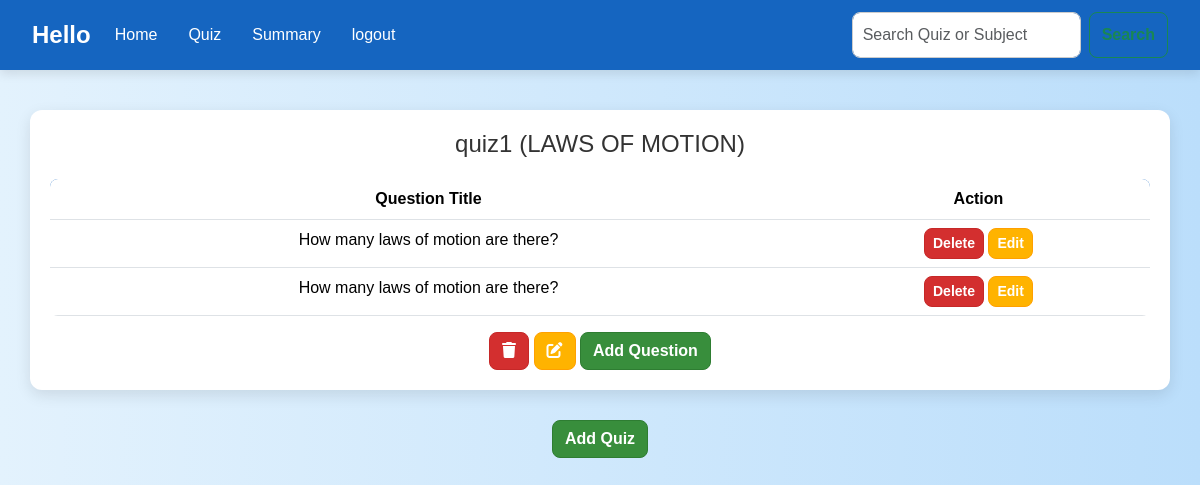
Page /quizmanagement (signed in) on the earlier database version.
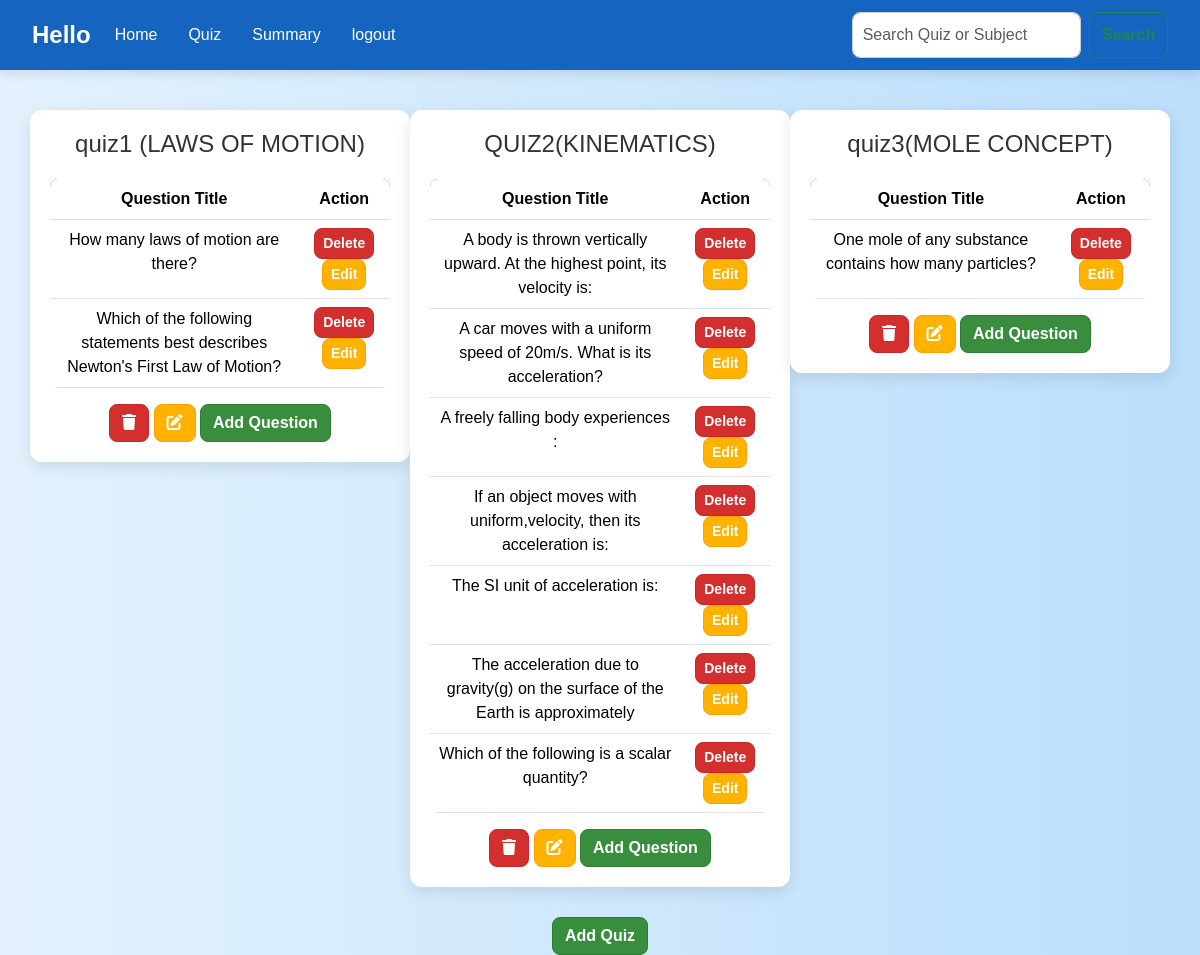
Same page on the later database version.
### app.py (models this page shows)
class Quiz(db.Model):
    id = db.Column(db.Integer, primary_key=True)
    name = db.Column(db.String(100), nullable=False)
    chapter_id = db.Column(db.Integer, db.ForeignKey('chapter.id'), nullable=False)
    duration = db.Column(db.String(10), nullable=False)
    chapter = db.relationship('Chapter', back_populates='quizzes')
    questions = db.relationship('Question', back_populates='quiz', lazy=True)

class Question(db.Model):
    id = db.Column(db.Integer, primary_key=True)
    quiz_id = db.Column(db.Integer, db.ForeignKey('quiz.id'), nullable=False)
    question_text = db.Column(db.Text, nullable=False)
    option1 = db.Column(db.String(200), nullable=False)
    option2 = db.Column(db.String(200), nullable=False)
    option3 = db.Column(db.String(200), nullable=False)
    option4 = db.Column(db.String(200), nullable=False)
    correct_option = db.Column(db.Integer, nullable=False)
    chapter_id = db.Column(db.Integer, db.ForeignKey('chapter.id'), nullable=False)
    quiz = db.relationship('Quiz', back_populates='questions')

### app.py (the view)
@app.route('/quizmanagement')
def quizmanagement():
    if 'admin' not in session:
        return redirect(url_for('adminlogin'))
    subjects = Subject.query.all()
    chapters = Chapter.query.all()
    quizzes = Quiz.query.options(db.joinedload(Quiz.questions)).all()
    questions = Question.query.all()
    return render_template('quizmanagement.html',
                           all_subjects=subjects,
                           all_chapters=chapters,
                           all_quizzes=quizzes,
                           questions=questions)

### templates/quizmanagement.html (shortened to what this page needs)
<!DOCTYPE html>
<html lang="en">
<head>
    <link rel="stylesheet" href="https://cdn.jsdelivr.net/npm/bootstrap@5.3.3/dist/css/bootstrap.min.css">
    <link rel="stylesheet" href="https://cdnjs.cloudflare.com/ajax/libs/font-awesome/6.0.0-beta3/css/all.min.css">
    <link rel="stylesheet" href="/static/style.css">
</head>
<body>
    <header>
        <nav class="navbar navbar-expand-lg bg-light">
            <div class="container-fluid">
                <a class="navbar-brand" href="/admindashboard">Hello {{ name }}</a>
                <div class="collapse navbar-collapse" id="navbarSupportedContent">
                    <ul class="navbar-nav me-auto mb-2 mb-lg-0">
                        <li class="nav-item"><a class="nav-link" href="{{ url_for('admin_dashboard') }}">Home</a></li>
                        <li class="nav-item">
                           <a class="nav-link" href="{{ url_for('quizmanagement') }}">Quiz</a>
                        </li>
                        <li class="nav-item"><a class="nav-link" href="{{url_for('admin_summary')}}">Summary</a></li>
                        <li class="nav-item"><a class="nav-link" href="{{ url_for('index') }}">logout</a></li>
                    </ul>
                    <form class="d-flex" method="get" action="{{ url_for('search') }}">
                        <input class="form-control me-2" type="text" name="query" placeholder="Search Quiz or Subject" aria-label="Search">
                        <button class="btn btn-outline-success" type="submit">Search</button>
                    </form>
            </div>
        </nav>
    </header>
    <main>
        <div class="container text-center">
            <div class="row align-items-start">
                {% for quiz in all_quizzes %}
                <div class="col">
                    <h4>{{ quiz.name }}</h4>
                    <table class="table">
                        <thead>
                            <tr>
                                <th scope="col">Question Title</th>
                                <th scope="col">Action</th>
                            </tr>
                        </thead>
                        <tbody>
                            {% for question in quiz.questions %}
                            <tr>
                                <td>{{ question.question_text }}</td>
                                <td>
                                    <form action="{{ url_for('delete_question', question_id=question.id) }}" method="post" style="display: inline;">
                                        <button type="submit" class="btn btn-danger btn-sm"
                                            onclick="return confirm('Are you sure you want to delete this question?');">
                                            Delete
                                        </button>
                                    </form>
                                    <button type="button" class="btn btn-warning btn-sm" data-bs-toggle="modal"
                                        data-bs-target="#editQuestionModal{{ question.id }}">
                                        Edit
                                    </button>
                                </td>
                            </tr>
                            {% endfor %}
                        </tbody>
                    </table>
                    <form action="{{ url_for('delete_quiz', quiz_id=quiz.id) }}" method="POST" style="display:inline;">
                        <button type="submit" class="btn btn-danger" onclick="return confirm('Are you sure you want to delete this quiz?')">
                            <i class="fa-solid fa-trash"></i>
                        </button>
                    </form>
                    <button type="button" class="btn btn-warning" data-bs-toggle="modal"
                        data-bs-target="#editQuizModal{{ quiz.id }}">
                        <i class="fa-solid fa-pen-to-square"></i>
                    </button>
                    <button type="button" class="btn btn-success add-question-btn" data-bs-toggle="modal"
                        data-bs-target="#addQuestionModal{{ quiz.id }}">Add Question</button>
                </div>
                {% endfor %}
            </div>
            <button type="button" class="btn btn-success add-quiz-btn" data-bs-toggle="modal" data-bs-target="#addQuizModal">Add Quiz</button>
        </div>
    </main>
</body>
</html>

### static/style.css (style rules this page uses)
body { background: linear-gradient(to right, #e3f2fd, #bbdefb); font-family: 'Poppins', sans-serif; color: #333; }
.navbar { background-color: #1565c0 !important; padding: 12px 20px; box-shadow: 0px 4px 10px rgba(0, 0, 0, 0.1); }
.navbar-brand { font-size: 1.5rem; font-weight: bold; color: #fff !important; }
.navbar-nav .nav-link { color: #fff !important; font-size: 1rem; margin-right: 15px; transition: all 0.3s ease-in-out; }
.container { margin-top: 40px; }
.col { background: white; border-radius: 12px; box-shadow: 0px 5px 15px rgba(0, 0, 0, 0.1); padding: 20px; margin-bottom: 30px; transition: transform 0.3s ease-in-out; }
.table { margin-top: 20px; border-radius: 8px; overflow: hidden; }
.table thead { background: #1565c0; color: white; font-size: 1rem; }
.table tbody tr { transition: background 0.3s; }
.btn { border-radius: 8px; transition: all 0.3s ease-in-out; font-weight: bold; }
.btn-warning { background-color: #ffb300; border-color: #ffa000; color: white; }
.btn-danger { background-color: #d32f2f; border-color: #c62828; color: white; }
.btn-success { background-color: #388e3c; border-color: #2e7d32; color: white; }
.form-control { border-radius: 8px; border: 1px solid #ccc; padding: 10px; font-size: 1rem; }

Differences in the rows shown:
removed Question: question_text "How many laws of motion are there?", shown under Quiz "quiz1 (LAWS OF MOTION)"
added Question: question_text "Which of the following statements best describes Newton's First Law of Motion?", shown under Quiz "quiz1 (LAWS OF MOTION)"
added Quiz: name "QUIZ2(KINEMATICS)"
added Question: question_text "A body is thrown vertically upward. At the highest point, its velocity is:", shown under "QUIZ2(KINEMATICS)"
added Question: question_text "A car moves with a uniform speed of 20m/s. What is its acceleration?", shown under "QUIZ2(KINEMATICS)"
added Question: question_text "A freely falling body experiences :", shown under "QUIZ2(KINEMATICS)"
added Question: question_text "If an object moves with uniform,velocity, then its acceleration is:", shown under "QUIZ2(KINEMATICS)"
added Question: question_text "The SI unit of acceleration is:", shown under "QUIZ2(KINEMATICS)"
added Question: question_text "The acceleration due to gravity(g) on the surface of the Earth is approximately", shown under "QUIZ2(KINEMATICS)"
added Question: question_text "Which of the following is a scalar quantity?", shown under "QUIZ2(KINEMATICS)"
added Quiz: name "quiz3(MOLE CONCEPT)"
added Question: question_text "One mole of any substance contains how many particles?", shown under "quiz3(MOLE CONCEPT)"
